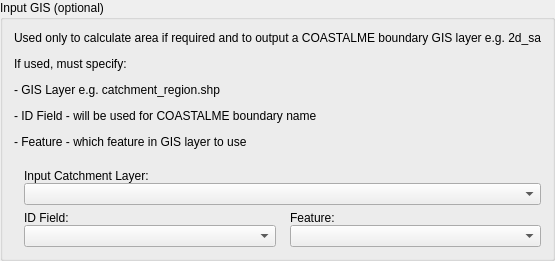
         <widget class="QgsCollapsibleGroupBox" name="mGroupBox">
          <property name="title">
           <string>Input GIS (optional)</string>
          </property>
          <layout class="QVBoxLayout" name="verticalLayout_6">
           <item>
            <widget class="QLabel" name="label">
             <property name="text">
              <string>&lt;html&gt;&lt;head/&gt;&lt;body&gt;&lt;p&gt;Used only to calculate area if required and to output a COASTALME boundary GIS layer e.g. 2d_sa&lt;/p&gt;&lt;p&gt;If used, must specify:&lt;/p&gt;&lt;p&gt;- GIS Layer e.g. catchment_region.shp&lt;/p&gt;&lt;p&gt;- ID Field - will be used for COASTALME boundary name&lt;/p&gt;&lt;p&gt;- Feature - which feature in GIS layer to use&lt;br/&gt;&lt;/p&gt;&lt;/body&gt;&lt;/html&gt;</string>
             </property>
            </widget>
           </item>
           <item>
            <layout class="QHBoxLayout" name="horizontalLayout_19">
             <property name="spacing">
              <number>0</number>
             </property>
             <item>
              <spacer name="horizontalSpacer_18">
               <property name="orientation">
                <enum>Qt::Horizontal</enum>
               </property>
               <property name="sizeType">
                <enum>QSizePolicy::Fixed</enum>
               </property>
               <property name="sizeHint" stdset="0">
                <size>
                 <width>10</width>
                 <height>20</height>
                </size>
               </property>
              </spacer>
             </item>
             <item>
              <layout class="QVBoxLayout" name="verticalLayout">
               <item>
                <widget class="QLabel" name="label_2">
                 <property name="text">
                  <string>Input Catchment Layer:</string>
                 </property>
                </widget>
               </item>
               <item>
                <widget class="QComboBox" name="cboInputGIS"/>
               </item>
              </layout>
             </item>
            </layout>
           </item>
           <item>
            <layout class="QHBoxLayout" name="horizontalLayout_2" stretch="0,0,0,0">
             <property name="spacing">
              <number>0</number>
             </property>
             <item>
              <spacer name="horizontalSpacer_19">
               <property name="orientation">
                <enum>Qt::Horizontal</enum>
               </property>
               <property name="sizeType">
                <enum>QSizePolicy::Fixed</enum>
               </property>
               <property name="sizeHint" stdset="0">
                <size>
                 <width>10</width>
                 <height>20</height>
                </size>
               </property>
              </spacer>
             </item>
             <item>
              <layout class="QVBoxLayout" name="verticalLayout_2">
               <item>
                <widget class="QLabel" name="label_3">
                 <property name="text">
                  <string>ID Field:</string>
                 </property>
                </widget>
               </item>
               <item>
                <widget class="QComboBox" name="cboFields"/>
               </item>
              </layout>
             </item>
             <item>
              <spacer name="horizontalSpacer_13">
               <property name="orientation">
                <enum>Qt::Horizontal</enum>
               </property>
               <property name="sizeType">
                <enum>QSizePolicy::Fixed</enum>
               </property>
               <property name="sizeHint" stdset="0">
                <size>
                 <width>14</width>
                 <height>20</height>
                </size>
               </property>
              </spacer>
             </item>
             <item>
              <layout class="QVBoxLayout" name="verticalLayout_19">
               <item>
                <widget class="QLabel" name="label_14">
                 <property name="text">
                  <string>Feature:</string>
                 </property>
                </widget>
               </item>
               <item>
                <widget class="QComboBox" name="cboFeatures"/>
               </item>
              </layout>
             </item>
            </layout>
           </item>
          </layout>
         </widget>
